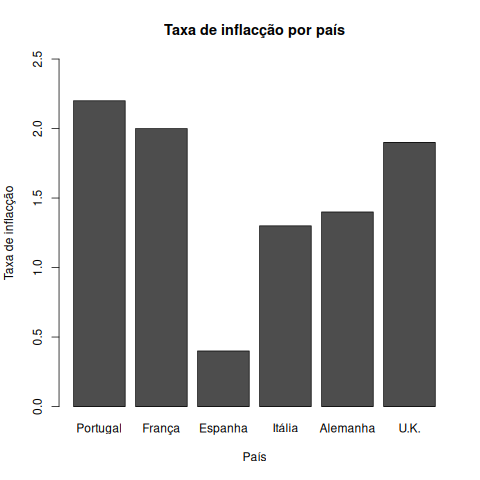

The script that saved this image:
png("ex4_4a.png")
data <- read.csv("./dataset/4_4.csv")
barplot(
  t(as.matrix(data$taxa)),
  names.arg = data$pais,
  ylab = "Taxa de inflacção",
  xlab = "País",
  main = "Taxa de inflacção por país",
  ylim = c(0, 2.5)
)
